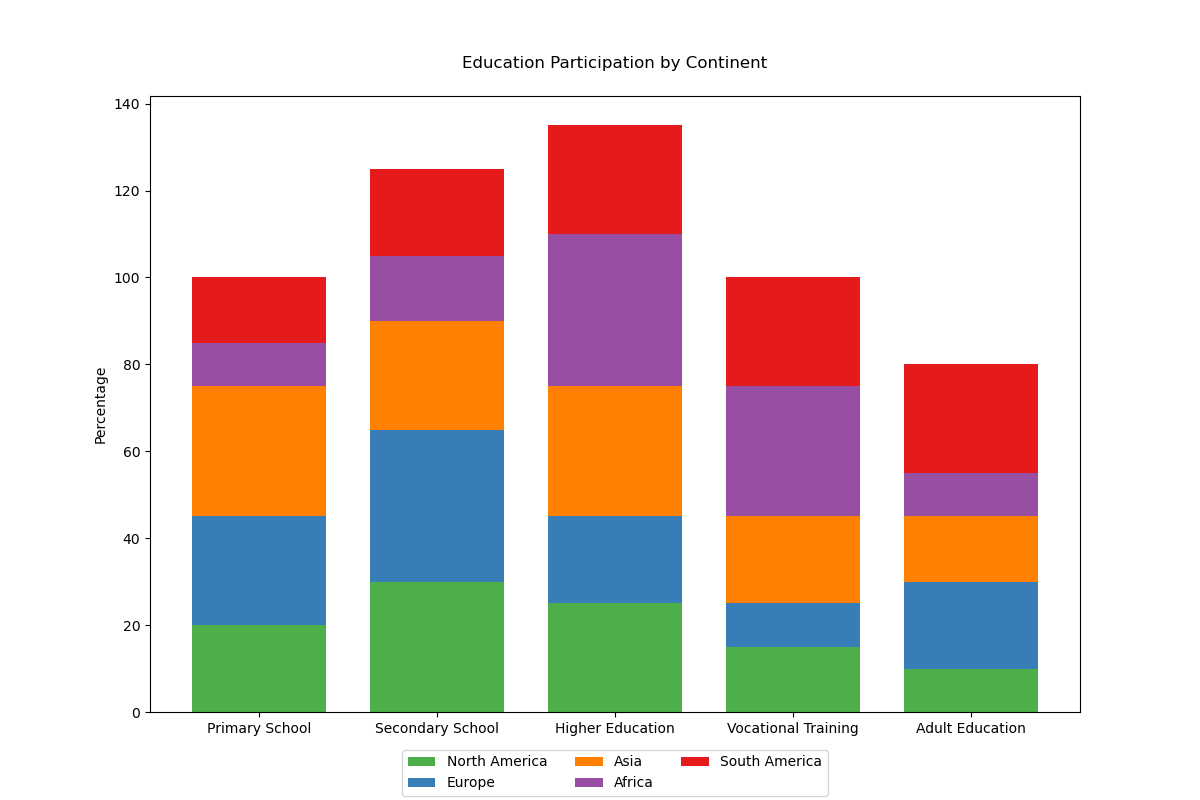

Recreate this plot in Python.

import matplotlib.pyplot as plt
import numpy as np

# Data
categories = ['Primary School', 'Secondary School', 'Higher Education', 'Vocational Training', 'Adult Education']
north_america = [20, 30, 25, 15, 10]
europe = [25, 35, 20, 10, 20]
asia = [30, 25, 30, 20, 15]
africa = [10, 15, 35, 30, 10]
south_america = [15, 20, 25, 25, 25]

# Stack the bars
bar_width = 0.75
indices = np.arange(len(categories))

# Plot
fig, ax = plt.subplots(figsize=(12, 8))
ax.bar(indices, north_america, bar_width, label='North America', color='#4daf4a')
ax.bar(indices, europe, bar_width, bottom=north_america, label='Europe', color='#377eb8')
ax.bar(indices, asia, bar_width, bottom=np.array(north_america) + np.array(europe), label='Asia', color='#ff7f00')
ax.bar(indices, africa, bar_width, bottom=np.array(north_america) + np.array(europe) + np.array(asia), label='Africa', color='#984ea3')
ax.bar(indices, south_america, bar_width, bottom=np.array(north_america) + np.array(europe) + np.array(asia) + np.array(africa), label='South America', color='#e41a1c')

# Add labels
ax.set_ylabel('Percentage')
ax.set_title('Education Participation by Continent', pad=20)
ax.set_xticks(indices)
ax.set_xticklabels(categories)
ax.legend(loc='upper center', bbox_to_anchor=(0.5, -0.05), ncol=3)

plt.show()
